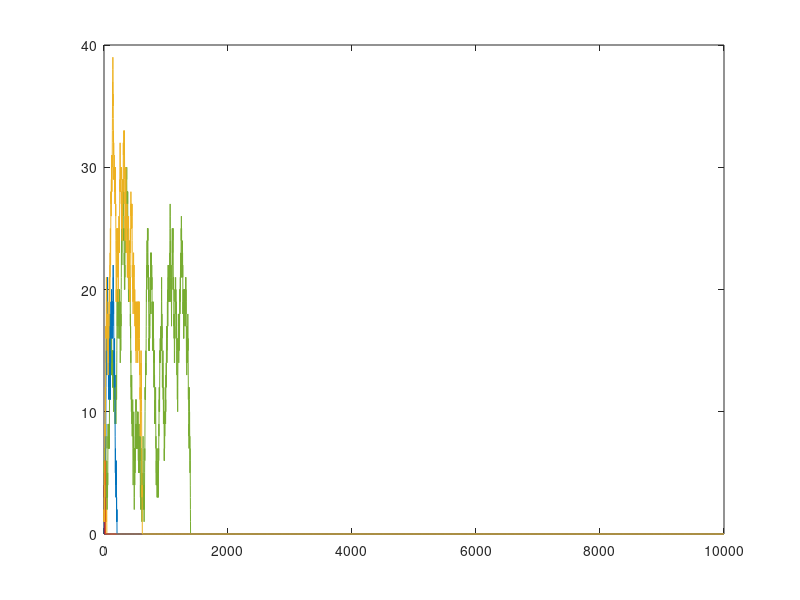
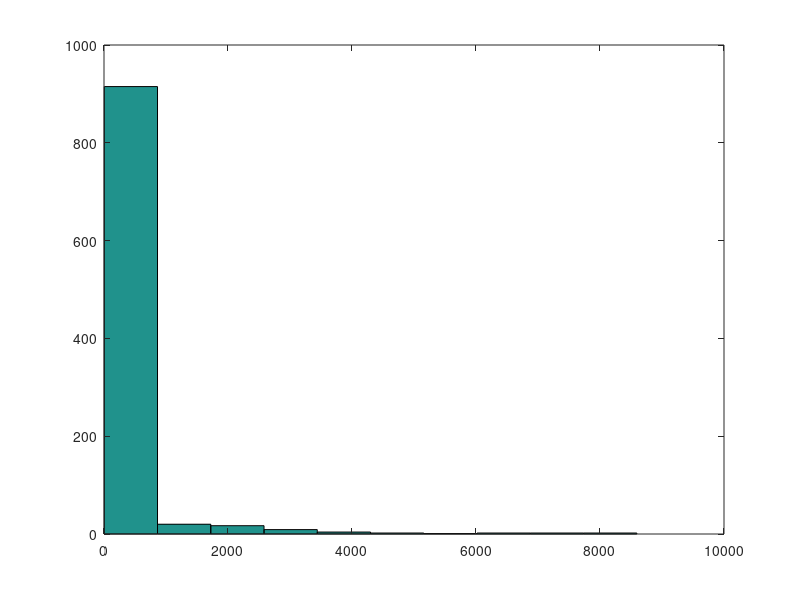

The MATLAB source for these figures, in order:
num_tries = 9999;
num_points = 1000;
pos = (zeros(num_points, num_tries)) +3;  %Creates array of all '25'

for n = 1: num_tries
    for m = 1: num_points
        if pos(m,n) ~= 0   %If cell is not zero, do math
            pos(m,n+1) = pos(m,n) + 2*(rand(1,1)<=0.5) - 1;
        else
            pos(m,n+1) = 0; %Sets the next cells to zero
        end
    end
end
figure; plot(1:(num_tries+1),pos(1:10,:));

[value, index] = min(pos, [], 2);   %Finds the min values of each row
                                    %and saves the value and index
broke = index(value == 0);          %Saves the indexes of 'bankrupts'
brokemean = mean(broke);            %Finds the mean of indexes
standDev = std(broke);              %Finds the std of indexes
figure; hist(broke)







